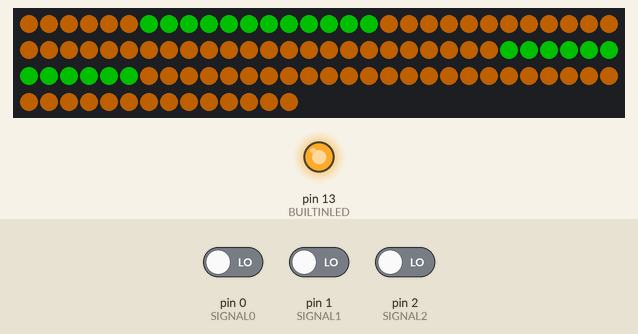
This sketch was run on a simulated Arduino Uno, built with avr-gcc and run on an emulated ATmega328P. On the bench: 104 RGB LEDs in strip order, left to right, continuing on the next row, output pins drawn as LEDs (lit = HIGH). Inputs (shaded band) come from the test bench; at power-on: pin 1 (SIGNAL1) LOW, pin 0 (SIGNAL0) LOW, pin 2 (SIGNAL2) LOW. Dim RGB values are drawn brighter than linear.

Above: at 1.2 s.
1.3 s: pin 1 (SIGNAL1) driven HIGH
At 1.75 s:
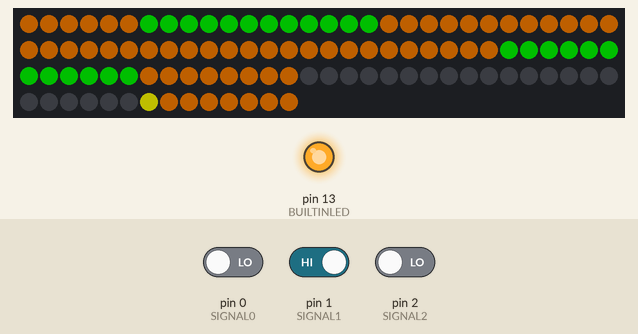
3.7 s: pin 0 (SIGNAL0) driven HIGH
At 3.89 s:
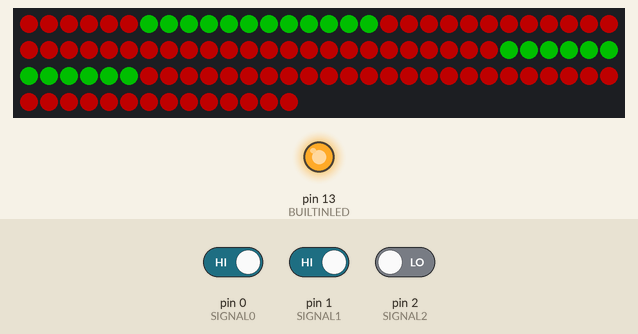
5.5 s: pin 2 (SIGNAL2) driven HIGH
At 6.4 s:
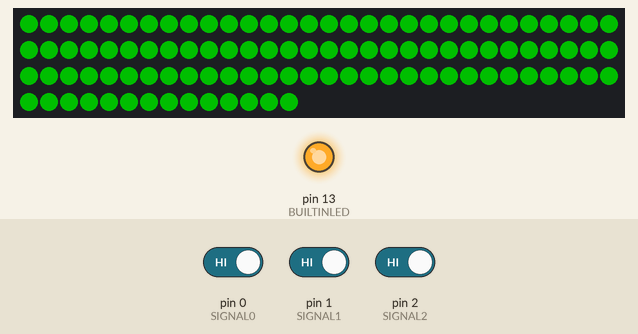
7.0 s: pin 0 (SIGNAL0) driven LOW
At 8.2 s:
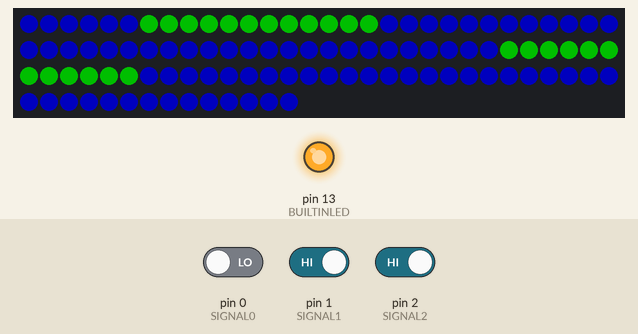
8.5 s: pin 2 (SIGNAL2) driven LOW
At 8.96 s:
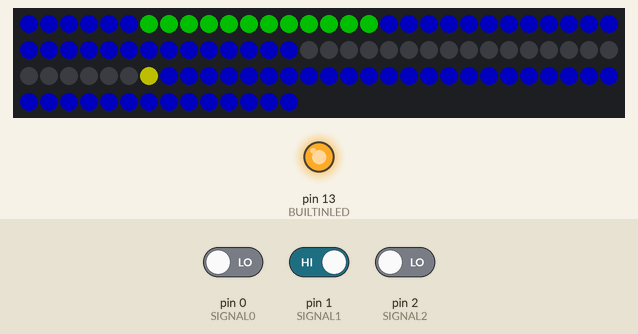
10.9 s: pin 1 (SIGNAL1) driven LOW
At 11.8 s:
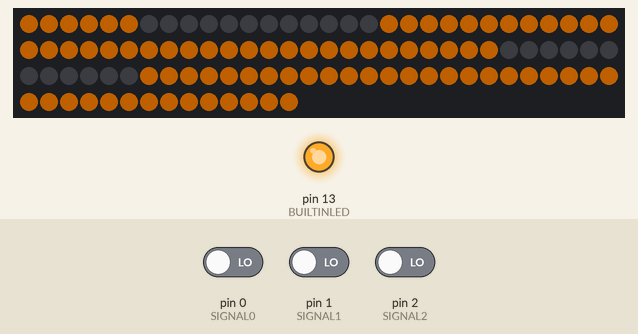
Timing chart, 0 to 13.4 s (numbered marks = the images above; inputs shaded):
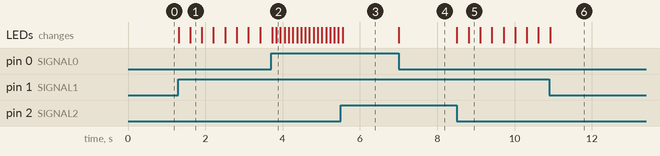

Measured:
- after the input at 1.3 s, the LEDs: first change at once (image 1 shows a later state)
- after the input at 3.7 s, the LEDs: first change at once (image 2 shows a later state)
- after the input at 5.5 s, the LEDs: change after 0.05 s (image 3)
- after the input at 7.0 s, the LEDs: change at once (image 4)
- after the input at 8.5 s, the LEDs: first change at once (image 5 shows a later state)
- after the input at 10.9 s, the LEDs: change at once (image 6)

The sketch:

StrongholdPrg1.ino
```cpp
/*
 * Stronghold FIRST Robotics Competition (2016)
 * Team 1939 Barstow Kuhnigits Lighting Program
 * Trojan Rabot
 *
 * Hardware configuration leverages a Teensy-LC Arduino clone
 * microcontroller.  Commands are sent to the Teensy-LC via
 * three digital signal pins from the a National Instruments
 * RoboRIO controller.  This provides eight different program
 * settings.
 */

/*
 * LED Schedule
 *
 * 0-29 - starboard side
 *      6-17 shield
 * 30-47 - back
 * 48-77 - port side
 * 54-66 shield
 * 78-103 - front bar
 */

// Include Adafruit's NeoPixel library

#include <Adafruit_NeoPixel.h>

// Debug mode (uncomment next line for debug mode)

//#define DEBUG 1

// Implementation specific settings

#define SIGNAL0      0  // Pin used for first (least significant) command bit
#define SIGNAL1      1  // Pin used for second command bit
#define SIGNAL2      2  // Pin used for last (most significant) command bit
#define BUILTINLED  13  // Pin assigned to the built-in LED on the Teensy
#define PIN         17  // Pin to use to talk to the NeoPixel Strip
#define BRIGHTNESS  80  // Default brightness level
#define FULLBRIGHT 255  // Full on
#define NUMPIXELS  104  // Number of pixels in strip
#define FLASHDELAY 100  // Time width of flash (on and off time equal)

// Define standard color patterns

#define COLOR_BLACK  0x000000
#define COLOR_RED    0xFF0000
#define COLOR_ORANGE 0xFF7F00
#define COLOR_YELLOW 0xFFFF00
#define COLOR_GREEN  0x00FF00
#define COLOR_BLUE   0x0000FF
#define COLOR_INDIGO 0x4B0082
#define COLOR_VIOLET 0xEE82EE
#define COLOR_PINK   0xFFCCCC
#define COLOR_WHITE  0xFFFFFF

// Constants for fade function

#define FADE_IN  0
#define FADE_OUT 1

// Initialize the NeoPixel library

Adafruit_NeoPixel pixels = Adafruit_NeoPixel(NUMPIXELS, PIN);

// Variables

int      command = 0;          // Current command (light program)
int      lastcmd = 0;          // Last command (used to recover from effects that impact all lights
bool     sPin1, sPin2, sPin3;  // Boolean values for pin settings
uint32_t ledValues[NUMPIXELS]; // Local buffer echoing pixel color settings
bool     flash = false;        // Flash state (true = on)
int      pixelstate = 0;       // Indicates which pixel is activiate in rotation. Changes each
                               // round through the event loop.

// Rainbow color definitions

uint32_t colors[] = {
  COLOR_RED,
  COLOR_ORANGE,
  COLOR_YELLOW,
  COLOR_GREEN,
  COLOR_BLUE,
  COLOR_INDIGO,
  COLOR_VIOLET
};

/*
 * Arduino set-up function (called once upon power-up and reset)
 */

void setup() {
#ifdef DEBUG
  Serial.begin(38400);
  Serial.println("Lighting Program Active");
#endif
  pinMode(BUILTINLED, OUTPUT);
  pinMode(SIGNAL0,    INPUT);
  pinMode(SIGNAL1,    INPUT);
  pinMode(SIGNAL2,    INPUT);
  pixels.setBrightness(BRIGHTNESS);
  pixels.begin();
  setShield(COLOR_GREEN);
  flash = false;
  pixelstate = 0;
  ledOn();
}

/*
 * getCmd() Helper Function
 *
 * Converts pin settings into commmand
 */

// TODO: Replace getCmd() with a direct read of the digital input ports

int getCmd(bool pin1, bool pin2, bool pin3) {
  if        (!pin1 && !pin2 && !pin3) {
    return 0;
  } else if (!pin1 && !pin2 &&  pin3) {
    return 1;
  } else if (!pin1 &&  pin2 && !pin3) {
    return 2;
  } else if (!pin1 &&  pin2 &&  pin3) {
    return 3;
  } else if ( pin1 && !pin2 && !pin3) {
    return 4;
  } else if ( pin1 && !pin2 &&  pin3) {
    return 5;
  } else if ( pin1 &&  pin2 && !pin3) {
    return 6;
  } else {
    return 7;
  }
  return 1000;
}

/*
 * Arduino event loop
 */

void loop() {

  // Read signal pins on the digital port

  sPin1 = digitalRead(SIGNAL0) == HIGH;
  sPin2 = digitalRead(SIGNAL1) == HIGH;
  sPin3 = digitalRead(SIGNAL2) == HIGH;

  // Save last command state and get new one

  lastcmd = command;
  command = getCmd(sPin1, sPin2, sPin3);

  // Print state to console for diagnostics

#ifdef DEBUG
  Serial.print("Pins: ");
  Serial.print(sPin1 ? "1" : "0");
  Serial.print(sPin2 ? "1" : "0");
  Serial.print(sPin3 ? "1" : "0");
  Serial.print(", Flash State: ");
  Serial.print((flash) ? "On " : "Off");
  Serial.print(", Pixel State: ");
  Serial.print(pixelstate);
  Serial.print(", Command: ");
  Serial.print(command);
  Serial.print(", Last Command: ");
  Serial.print(lastcmd);
  Serial.println();
  delay(500);
#endif

  // If last command state was a full effect, i.e. used all the LEDs, then
  // recover from that state.  This is another hack and a way to handle the
  // shield without implementing an LED map.
  // TODO: Implement this in a better way

  if ((command != lastcmd) && lastcmd < 3 && command > 2) {
    resetStrip();
  }

  // Display the selected program

  switch (command) {
    case 7: // Mode: 111 End Game (Green)
      allOn(COLOR_GREEN);
      break;
    case 6: // Mode 110; Red With Boulder (Red Flashing)
      allOn((flash) ? COLOR_RED : COLOR_BLACK);
      flash = !flash;
      delay(FLASHDELAY);
      break;
    case 5: // Mode 101 Blue With Boulder (Blue Flashing)
      allOn((flash) ? COLOR_BLUE : COLOR_BLACK);
      flash = !flash;
      delay(FLASHDELAY);
      break;
    case 4: // Mode 100 Red No Boulder (Red)
      allOn(COLOR_RED);
      break;
    case 3: // Mode 011 Blue No Boulder (Blue)
      allOn(COLOR_BLUE);
      break;
    case 2: // Mode 010 Auto (Yellow)
      loopAround(COLOR_YELLOW);
      break;
    case 1: // Mode 001 Disabled (Rainbow)
      rainbow2();
      break;
    case 0: // Mode: Disconnected
      allOn(COLOR_ORANGE);
      break;
  }

  // Increment pixel state. Adjust back to zero when appropriate

  pixelstate++;
  if (pixelstate >= NUMPIXELS)
    pixelstate = 0;

}

/*
 * setAPixel() - Set pixel command
 */

void setAPixel(uint16_t pixel, uint32_t color) {
  setAPixel(pixel, color, BRIGHTNESS);
}

void setAPixel(uint16_t pixel, uint32_t color, uint8_t level) {
  ledValues[pixel] = color;
  pixels.setBrightness(level);
  pixels.setPixelColor(pixel, color);
}

/*
 * setShield() - set the color of the pixels lighting the shield
 */

void setShield(uint32_t color) {

  // Below is a hacky way of handling the shield pixels
  // there is a better way to do this with an array mapping
  // virtual pixels to pixel numbers, but in the heat of
  // competition prep that didn't get done.
  // TODO: Do this in a better way

  for (int pixel = 6; pixel < 18; pixel++)
    setAPixel(pixel, color, FULLBRIGHT);
  for (int pixel = 54; pixel < 66; pixel++)
    setAPixel(pixel, color, FULLBRIGHT);
  pixels.show();

}

/*
 * allOn() - Sets all pixels to a specified color
 */

void allOn(uint32_t color) {
  for (int pixel = 0; pixel < NUMPIXELS; pixel++) {

    // And... below is a doubly hacky way of ignoring the shield pixels
    // TODO: Do this in a better way

    if (pixel > 5 && pixel < 18)
      continue;
    if (pixel > 53 && pixel < 66)
      continue;
    setAPixel(pixel, color);
  }
  pixels.show();
}

/*
 * resetStrip()
 *
 * Reset all pixels in the strip to black (i.e. off)
 */

void resetStrip() {
    allOn(COLOR_BLACK);
    setShield(COLOR_GREEN);
}

/*
 * rainbow()
 *
 * Generate a rainbow chase light effect
 */

void rainbow() {
    const int modeDelay = 25;

    setAPixel(pixelstate, colors[0]);

    for (int i = 0; i < 5; i++)
      if (pixelstate > i)
        setAPixel(pixelstate - i - 1, colors[i + 1]);

    if (pixelstate > 5)
      setAPixel(pixelstate - 6, COLOR_BLACK);

    if (pixelstate == 4) {
      setAPixel(3, COLOR_BLACK);
      setAPixel(2, COLOR_BLACK);
      setAPixel(1, COLOR_BLACK);
      setAPixel(0, COLOR_BLACK);
      setAPixel(NUMPIXELS - 0, COLOR_BLACK);
      setAPixel(NUMPIXELS - 1, COLOR_BLACK);
      setAPixel(NUMPIXELS - 2, COLOR_BLACK);
    }

    if (pixelstate == 3) {
      setAPixel(2, COLOR_BLACK);
      setAPixel(1, COLOR_BLACK);
      setAPixel(0, COLOR_BLACK);
      setAPixel(NUMPIXELS - 0, COLOR_BLACK);
      setAPixel(NUMPIXELS - 1, COLOR_BLACK);
      setAPixel(NUMPIXELS - 2, COLOR_BLACK);
      setAPixel(NUMPIXELS - 3, COLOR_BLACK);
    }

    if (pixelstate == 2) {
      setAPixel(1, COLOR_BLACK);
      setAPixel(0, COLOR_BLACK);
      setAPixel(NUMPIXELS - 0, COLOR_BLACK);
      setAPixel(NUMPIXELS - 1, COLOR_BLACK);
      setAPixel(NUMPIXELS - 2, COLOR_BLACK);
      setAPixel(NUMPIXELS - 3, COLOR_BLACK);
      setAPixel(NUMPIXELS - 4, COLOR_BLACK);
    }

    if (pixelstate == 1) {
      setAPixel(0, COLOR_BLACK);
      setAPixel(NUMPIXELS - 0, COLOR_BLACK);
      setAPixel(NUMPIXELS - 1, COLOR_BLACK);
      setAPixel(NUMPIXELS - 2, COLOR_BLACK);
      setAPixel(NUMPIXELS - 3, COLOR_BLACK);
      setAPixel(NUMPIXELS - 4, COLOR_BLACK);
      setAPixel(NUMPIXELS - 5, COLOR_BLACK);
    }

    if (pixelstate == 0) {
      setAPixel(NUMPIXELS - 0, COLOR_BLACK);
      setAPixel(NUMPIXELS - 1, COLOR_BLACK);
      setAPixel(NUMPIXELS - 2, COLOR_BLACK);
      setAPixel(NUMPIXELS - 3, COLOR_BLACK);
      setAPixel(NUMPIXELS - 4, COLOR_BLACK);
      setAPixel(NUMPIXELS - 5, COLOR_BLACK);
      setAPixel(NUMPIXELS - 6, COLOR_BLACK);
    }

    pixels.show();
    delay(modeDelay);
}

/*
 * rainbow()
 *
 * Generate a rainbow chase light effect
 */

void rainbow2() {
  const int modeDelay = 25;
  for (int pixel = 0; pixel < NUMPIXELS; pixel++) {

    // And... below is a doubly hacky way of ignoring the shield pixels
    // TODO: Do this in a better way

    if (pixel > 5 && pixel < 18)
      continue;
    if (pixel > 53 && pixel < 66)
      continue;
    setAPixel(pixel, colors[(int)((float)pixel + pixelstate / 7.25) % 7 ]);
  }

  pixels.show();
  delay(modeDelay);
}

/*
 * loopAround()
 *
 * Loop around the strip once with a specified color
 */

void loopAround(uint32_t color) {
    const int modeDelay = 10;
    if (pixelstate == 0)
      setAPixel(NUMPIXELS - 1, COLOR_BLACK);
    if (pixelstate > 0)
      setAPixel(pixelstate - 1, COLOR_BLACK);
    setAPixel(pixelstate, color);
    pixels.show();
    delay(modeDelay);
}

/*
 * Turn on built-in LED
 */

void ledOn() {
  digitalWrite(BUILTINLED, HIGH);
}

/*
 * Turn off built-in LED
 */

void ledOff() {
  digitalWrite(BUILTINLED, LOW);
}
```
